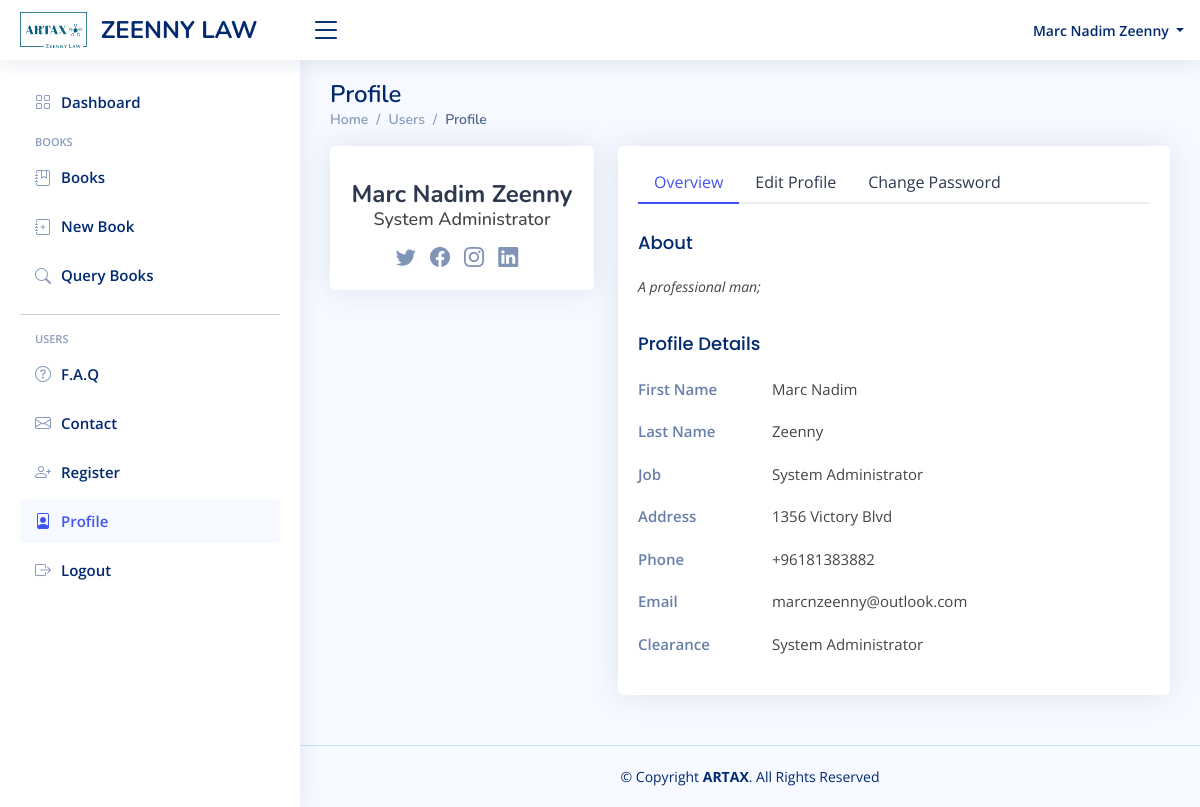
The page /profile/ (signed in) on the database its author committed.
### artax/models.py (models this page shows, shortened)
class User(AbstractUser):
    email = models.EmailField(blank=True, unique=True, validators=[EmailValidator(
        message="Please enter a valid email address.")])
    about = models.TextField()
    job = models.CharField(max_length=200)
    address = models.TextField()
    phone = PhoneNumberField(null=True, region="LB")
    date_of_registration = models.DateField(default=datetime.today)
    twitter_url = models.URLField(default="#")
    facebook_url = models.URLField(default="#")
    insta_url = models.URLField(default="#")
    linkedin_url = models.URLField(default="#")
    def get_full_name(self):
        return f"{self.first_name} {self.last_name}".strip()

### artax/views.py (the view, shortened to what this page needs)
# urls.py: path("profile/", views.profile, name="profile"),
@login_required(login_url="login")
def profile(request):
    context = {}
    for user_group in request.user.groups.values_list('name', flat=True):
        context['clearance'] = user_group
    if request.user.is_superuser:
        context['clearance'] = 'System Administrator'
    return render(request, "artax/users-profile.html", context=context)

### artax/templatetags/custom_tags.py (called while the page is built)
@register.simple_tag(takes_context=True)
def nav_link(context, link, text, icon):
    if context['request'].resolver_match.view_name.endswith(link):
        nav_class = 'nav-item'
        link_class = 'nav-link'
    else:
        nav_class = 'nav-item collapsed'
        link_class = 'nav-link collapsed'
    url = context['request'].build_absolute_uri(reverse(link))
    return mark_safe(f"""<li class="{nav_class}"><a class="{link_class}" href="{url}"><i class="bi bi-{icon}"></i><span>{text}</span></a></li>""")

### artax/templates/artax/users-profile.html (shortened to what this page needs)
{% extends "artax/layout.html" %}
{% block content %}
  <main id="main" class="main">
    <div class="pagetitle">
      <h1>Profile</h1>
      <nav>
        <ol class="breadcrumb">
          <li class="breadcrumb-item"><a href="{% url 'index' %}">Home</a></li>
          <li class="breadcrumb-item">Users</li>
          <li class="breadcrumb-item active">Profile</li>
        </ol>
      </nav>
    </div>
    <section class="section profile">
      <div class="row">
        <div class="col-xl-4">
          <div class="card">
            <div class="card-body profile-card pt-4 d-flex flex-column align-items-center">
              <h2>{{ user.get_full_name }}</h2>
              <h3>{{ user.job }}</h3>
              <div class="social-links mt-2">
                <a href="{{ user.twitter_url }}" class="twitter"><i class="bi bi-twitter"></i></a>
                <a href="{{ user.facebook_url }}" class="facebook"><i class="bi bi-facebook"></i></a>
                <a href="{{ user.insta_url }}" class="instagram"><i class="bi bi-instagram"></i></a>
                <a href="{{ user.linkedin_url }}" class="linkedin"><i class="bi bi-linkedin"></i></a>
              </div>
            </div>
          </div>
        </div>
        <div class="col-xl-8">
          <div class="card">
            <div class="card-body pt-3">
              <ul class="nav nav-tabs nav-tabs-bordered">
                <li class="nav-item">
                  <button class="nav-link active" data-bs-toggle="tab" data-bs-target="#profile-overview">Overview</button>
                </li>
                <li class="nav-item">
                  <button class="nav-link" data-bs-toggle="tab" data-bs-target="#profile-edit">Edit Profile</button>
                </li>
                <li class="nav-item">
                  <button class="nav-link" data-bs-toggle="tab" data-bs-target="#profile-change-password">Change Password</button>
                </li>
              </ul>
              <div class="tab-content pt-2">
                <div class="tab-pane fade show active profile-overview" id="profile-overview">
                  <h5 class="card-title">About</h5>
                  <p class="small fst-italic">{{ user.about }}</p>
                  <h5 class="card-title">Profile Details</h5>
                  <div class="row">
                    <div class="col-lg-3 col-md-4 label ">First Name</div>
                    <div class="col-lg-9 col-md-8">{{ user.first_name }}</div>
                  </div>
                  <div class="row">
                    <div class="col-lg-3 col-md-4 label ">Last Name</div>
                    <div class="col-lg-9 col-md-8">{{ user.last_name }}</div>
                  </div>
                  <div class="row">
                    <div class="col-lg-3 col-md-4 label">Job</div>
                    <div class="col-lg-9 col-md-8">{{ user.job }}</div>
                  </div>
                  <div class="row">
                    <div class="col-lg-3 col-md-4 label">Address</div>
                    <div class="col-lg-9 col-md-8">{{ user.address }}</div>
                  </div>
                  <div class="row">
                    <div class="col-lg-3 col-md-4 label">Phone</div>
                    <div class="col-lg-9 col-md-8">{{ user.phone }}</div>
                  </div>
                  <div class="row">
                    <div class="col-lg-3 col-md-4 label">Email</div>
                    <div class="col-lg-9 col-md-8">{{ user.email }}</div>
                  </div>
                <div class="row">
                    <div class="col-lg-3 col-md-4 label">Clearance</div>
                    <div class="col-lg-9 col-md-8">{{ clearance }}</div>
                  </div>
                </div>
              </div>
            </div>
          </div>
        </div>
      </div>
    </section>
  </main>
{% endblock %}

### artax/templates/artax/layout.html (shortened to what this page needs)
{% load custom_tags %}
{% load static %}
<!DOCTYPE html>
<html lang="en">
<head>
    {% block head %}
    <link href="{% static 'artax/vendor/bootstrap/css/bootstrap.min.css' %}" rel="stylesheet">
    <link href="{% static 'artax/vendor/bootstrap-icons/bootstrap-icons.css' %}" rel="stylesheet">
    <link href="{% static 'artax/vendor/remixicon/remixicon.css'%}" rel="stylesheet">
    <link href="{% static 'artax/vendor/simple-datatables/style.css'%}" rel="stylesheet">
    <link href="{% static 'artax/css/style.css'%}" rel="stylesheet">
    {% endblock %}
</head>
<body>
{% block header %}
<header id="header" class="header fixed-top d-flex align-items-center">
    <div class="d-flex align-items-center justify-content-between">
        <a href="{% url 'index' %}" class="logo d-flex align-items-center" >
            <img src="{% static 'artax/img/png/logo.png' %}" style="height: 40px;" alt="">&nbsp;&nbsp;
            <span class="d-none d-lg-block">ZEENNY LAW </span>
        </a>
        <i class="bi bi-list toggle-sidebar-btn"></i>
    </div>
    <nav class="header-nav ms-auto">
        <ul class="d-flex align-items-center">
            {% if user.is_authenticated %}
            <li class="nav-item dropdown pe-3">
                <a class="nav-link nav-profile d-flex align-items-center pe-0" href="#" data-bs-toggle="dropdown">
                    <span class="d-none d-md-block dropdown-toggle ps-2">{{ user.get_full_name }} </span>
                </a>
            </li>
            {% else %}
            <li class="nav-item pe-4">
                <a class="nav-link nav-profile d-flex align-items-center pe-0" href="{% url 'login' %}">
                    <span class="d-none d-md-block ps-2">Login to access Artax&trade; features&nbsp;<i class="bi bi-box-arrow-in-right"></i></span>
                </a>
            </li>
            {% endif %}
        </ul>
    </nav>
</header>
{% endblock %}
{% block sidebar %}
<aside id="sidebar" class="sidebar">
    <ul class="sidebar-nav collapsed" id="sidebar-nav">
        {% nav_link 'index' 'Dashboard ' 'grid' %}
        <li class="nav-heading">Books</li>
        {% nav_link 'all_books' 'Books' 'journal-bookmark' %}
        {% nav_link 'new_book' 'New Book' 'journal-plus' %}
        {% nav_link 'book_queries' 'Query Books ' 'search' %}
        <hr>
        <li class="nav-heading">Users</li>
        {% nav_link 'faq' 'F.A.Q' 'question-circle'%}
        {% nav_link 'contact' 'Contact' 'envelope' %}
        {% if user.is_staff %}
            {% nav_link 'register' 'Register' 'person-plus' %}
        {% endif %}
        {% if user.is_authenticated %}
            {% nav_link 'profile' 'Profile ' 'file-person' %}
            {% nav_link 'logout' 'Logout' 'box-arrow-right' %}
        {% endif %}
    </ul>
</aside>
{% endblock%}
{% block content %}{% endblock %}
{% block footer %}
<footer id="footer" class="footer">
    <div class="copyright">
        &copy; Copyright <strong><span>ARTAX</span></strong>. All Rights Reserved
    </div>
</footer>
</body>
</html>
{% endblock %}

### artax/static/artax/css/style.css (style rules this page uses)
:root { scroll-behavior: smooth; }
body { font-family: "Open Sans", sans-serif; background: #f6f9ff; color: #444444; }
a { color: #4154f1; text-decoration: none; }
h1, h2, h3, h4, h5, h6 { font-family: "Nunito", sans-serif; }
#main { margin-top: 60px; padding: 20px 30px; transition: all 0.3s; }
.pagetitle { margin-bottom: 10px; }
.pagetitle h1 { font-size: 24px; margin-bottom: 0; font-weight: 600; color: #012970; }
.card { margin-bottom: 30px; border: none; border-radius: 5px; box-shadow: 0px 0 30px rgba(1, 41, 112, 0.1); }
.card-title { padding: 20px 0 15px 0; font-size: 18px; font-weight: 500; color: #012970; font-family: "Poppins", sans-serif; }
.card-body { padding: 0 20px 20px 20px; }
.breadcrumb { font-size: 14px; font-family: "Nunito", sans-serif; color: #899bbd; font-weight: 600; }
.breadcrumb a { color: #899bbd; transition: 0.3s; }
.breadcrumb .breadcrumb-item::before { color: #899bbd; }
.breadcrumb .active { color: #51678f; font-weight: 600; }
.nav-tabs-bordered { border-bottom: 2px solid #ebeef4; }
.nav-tabs-bordered .nav-link { margin-bottom: -2px; border: none; color: #2c384e; }
.nav-tabs-bordered .nav-link.active { background-color: #fff; color: #4154f1; border-bottom: 2px solid #4154f1; }
.logo { line-height: 1; }
@media (min-width: 1200px) { .logo { width: 280px; } }
.logo img { max-height: 36px; margin-right: 6px; }
.logo span { font-size: 24px; font-weight: 700; color: #012970; font-family: "Nunito", sans-serif; }
.header { transition: all 0.5s; z-index: 997; height: 60px; box-shadow: 0px 2px 20px rgba(1, 41, 112, 0.1); background-color: #fff; padding-left: 20px; }
.header .toggle-sidebar-btn { font-size: 32px; padding-left: 10px; cursor: pointer; color: #012970; }
.header-nav ul { list-style: none; }
.header-nav>ul { margin: 0; padding: 0; }
.header-nav .nav-profile { color: #012970; }
.header-nav .nav-profile span { font-size: 14px; font-weight: 600; }
.sidebar { position: fixed; top: 60px; left: 0; bottom: 0; width: 300px; z-index: 996; transition: all 0.3s; padding: 20px; overflow-y: auto; scrollbar-width: thin; scrollbar-color: #aab7cf transparent; box-shadow: 0px 0px 20px rgba(1, 41, 112, 0.1); background-color: #fff; }
@media (min-width: 1200px) { #main, #footer { margin-left: 300px; } }
.sidebar-nav { padding: 0; margin: 0; list-style: none; }
.sidebar-nav li { padding: 0; margin: 0; list-style: none; }
.sidebar-nav .nav-item { margin-bottom: 5px; }
.sidebar-nav .nav-heading { font-size: 11px; text-transform: uppercase; color: #899bbd; font-weight: 600; margin: 10px 0 5px 15px; }
.sidebar-nav .nav-link { display: flex; align-items: center; font-size: 15px; font-weight: 600; color: #4154f1; transition: 0.3; background: #f6f9ff; padding: 10px 15px; border-radius: 4px; }
.sidebar-nav .nav-link i { font-size: 16px; margin-right: 10px; color: #4154f1; }
.sidebar-nav .nav-link.collapsed { color: #012970; background: #fff; }
.sidebar-nav .nav-link.collapsed i { color: #899bbd; }
.profile .profile-card h2 { font-size: 24px; font-weight: 700; color: #2c384e; margin: 10px 0 0 0; }
.profile .profile-card h3 { font-size: 18px; }
.profile .profile-card .social-links a { font-size: 20px; display: inline-block; color: rgba(1, 41, 112, 0.5); line-height: 0; margin-right: 10px; transition: 0.3s; }
.profile .profile-overview .row { margin-bottom: 20px; font-size: 15px; }
.profile .profile-overview .card-title { color: #012970; }
.profile .profile-overview .label { font-weight: 600; color: rgba(1, 41, 112, 0.6); }
.footer { padding: 20px 0; font-size: 14px; transition: all 0.3s; border-top: 1px solid #cddfff; }
.footer .copyright { text-align: center; color: #012970; }

### rows shown on the page
User: get_full_name "Marc Nadim Zeenny", job "System Administrator", about "A professional man;", first_name "Marc Nadim", last_name "Zeenny", address "1356 Victory Blvd", phone "+96181383882", email "marcnzeenny@outlook.com"
